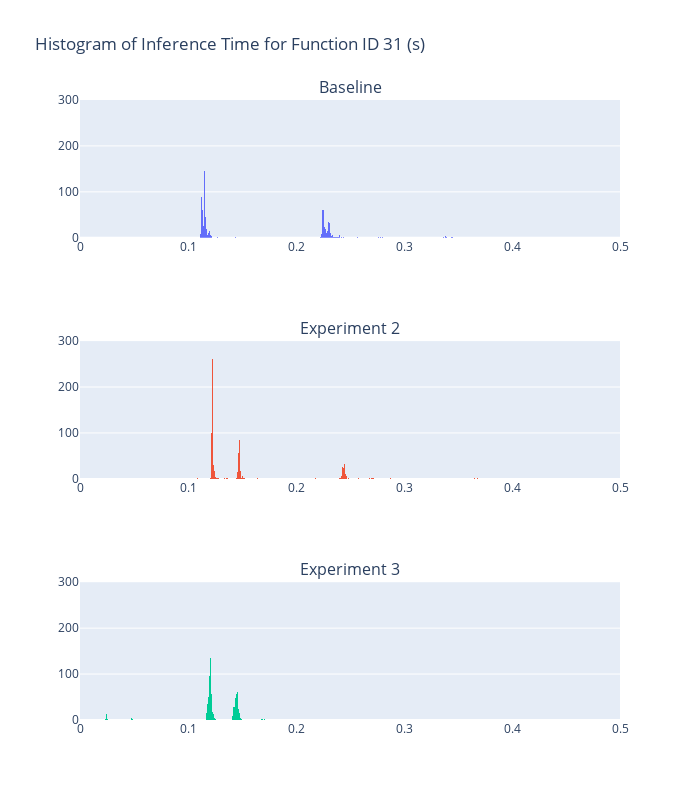

Write notebook code for a chart like this one.
### Code cell
fig = make_subplots(rows=3, cols=1, subplot_titles=("Baseline", "Experiment 2", "Experiment 3"))

fig.update_xaxes(range=[0, 0.5], row=1, col=1)
fig.update_xaxes(range=[0, 0.5], row=2, col=1)
fig.update_xaxes(range=[0, 0.5], row=3, col=1)

fig.update_yaxes(range=[0, 300], row=1, col=1)
fig.update_yaxes(range=[0, 300], row=2, col=1)
fig.update_yaxes(range=[0, 300], row=3, col=1)

histogram_baseline = go.Histogram(x=filtered_31['total_inference_time_including_queue'], nbinsx=1000, histnorm='')
fig.add_trace(histogram_baseline, row=1, col=1)

histogram_preloading_1 = go.Histogram(x=ex3_filtered_31['total_inference_time_including_queue'], nbinsx=1000, histnorm='')
fig.add_trace(histogram_preloading_1, row=2, col=1)

histogram_preloading_2 = go.Histogram(x=ex4_filtered_31['total_inference_time_including_queue'], nbinsx=1000, histnorm='')
fig.add_trace(histogram_preloading_2, row=3, col=1)

fig.update_layout(title_text="Histogram of Inference Time for Function ID 31 (s)", showlegend=False, width=700, height=800)

fig.show()

### Figure 1 — Plotly figure (JSON) as saved in the notebook; plotly's stock layout.template omitted (floating-point values rounded to 4 significant figures; data arrays with more than 128 entries replaced by an {"elided": "..."} marker saying what was removed)
{"data": [{"histnorm": "", "nbinsx": 1000, "type": "histogram", "x": {"elided": "1442 float values"}, "xaxis": "x", "yaxis": "y"}, {"histnorm": "", "nbinsx": 1000, "type": "histogram", "x": {"elided": "1442 float values"}, "xaxis": "x2", "yaxis": "y2"}, {"histnorm": "", "nbinsx": 1000, "type": "histogram", "x": {"elided": "1442 float values"}, "xaxis": "x3", "yaxis": "y3"}], "layout": {"annotations": [{"font": {"size": 16}, "showarrow": false, "text": "Baseline", "x": 0.5, "xanchor": "center", "xref": "paper", "y": 1, "yanchor": "bottom", "yref": "paper"}, {"font": {"size": 16}, "showarrow": false, "text": "Experiment 2", "x": 0.5, "xanchor": "center", "xref": "paper", "y": 0.6111, "yanchor": "bottom", "yref": "paper"}, {"font": {"size": 16}, "showarrow": false, "text": "Experiment 3", "x": 0.5, "xanchor": "center", "xref": "paper", "y": 0.2222, "yanchor": "bottom", "yref": "paper"}], "height": 800, "showlegend": false, "title": {"text": "Histogram of Inference Time for Function ID 31 (s)"}, "width": 700, "xaxis": {"anchor": "y", "domain": [0, 1], "range": [0, 0.5]}, "xaxis2": {"anchor": "y2", "domain": [0, 1], "range": [0, 0.5]}, "xaxis3": {"anchor": "y3", "domain": [0, 1], "range": [0, 0.5]}, "yaxis": {"anchor": "x", "domain": [0.7778, 1], "range": [0, 300]}, "yaxis2": {"anchor": "x2", "domain": [0.3889, 0.6111], "range": [0, 300]}, "yaxis3": {"anchor": "x3", "domain": [0, 0.2222], "range": [0, 300]}}}
